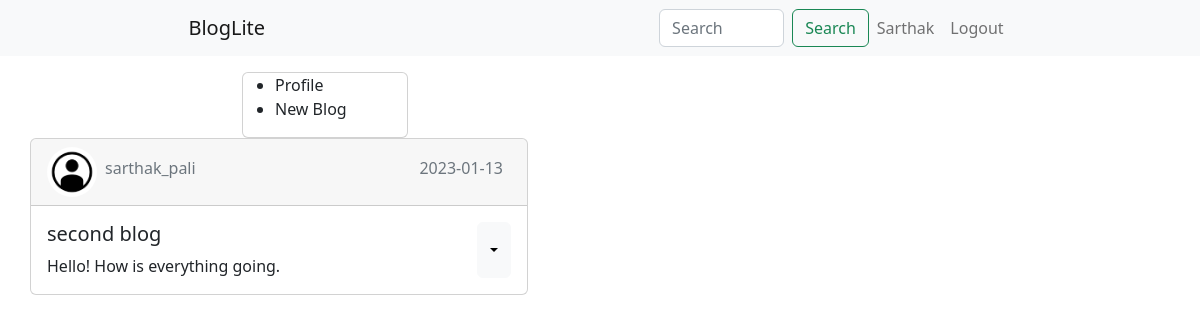
The page /blog/2 (signed in) on the database as committed earlier.
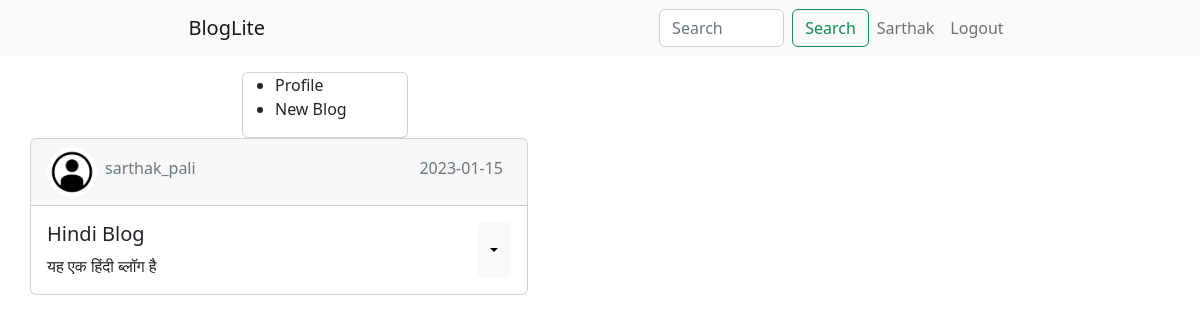
The same page on the database as committed later.
### application/models.py (models this page shows, shortened)
class Blog(db.Model):
    __tablename = 'blog'
    blog_id = db.Column(db.Integer, primary_key = True, autoincrement = True, unique = True, index = True)
    blog_title = db.Column(db.String)
    blog_body = db.Column(db.String)
    created_at = db.Column(db.DateTime, default = datetime.utcnow)
    user_id = db.Column(db.Integer, db.ForeignKey('user.user_id'), nullable = False)

### application/controller/blogController.py (the view)
@app.route('/blog/<int:blog_id>')
def blog(blog_id):
    blog = Blog.query.get_or_404(blog_id)
    return render_template('blog.html', title = blog.blog_title, blog = blog)

### application/validation.py
class searchForm(FlaskForm):
    search = StringField('search', validators=[DataRequired()])
    submit = SubmitField('Search')

### application/controller/userController.py (called while the page is built)
@app.context_processor
def layout():
    form = searchForm()
    return dict(form = form)

### application/models.py (called while the page is built)
@login_manager.user_loader
def load_user(user_id):
    return User.query.get(int(user_id))

### templates/blog.html (shortened to what this page needs)
{% extends "layout.html" %}
{% block content %}
    <div class="card signUP mb-3">
        <div class="card-header d-flex flex-row">
        <img class="rounded-circle account-img" src="{{ url_for('static', filename = 'images/' + blog.user.profile_pic) }}" style="width: 50px;height:50px;border-radius: 100%;">
        <h6 class="card-subtitle my-1 text-muted p-2">{{ blog.user.user_name}}</h6>
        <h6 class="card-subtitle my-1 text-muted p-2 ms-auto">{{ blog.created_at.strftime('%Y-%m-%d') }}</h6>
        </div>
        <div class="card-body d-flex flex-row">
        <div>
            <h5 class="card-title">{{ blog.blog_title }}</h5>
            <p class="card-text">{{ blog.blog_body }}</p>
        </div>
            {% if current_user.user_id == blog.user_id %}
                <div class="btn-group ms-auto">
                    <button type="button" class="btn dropdown-toggle btn-light" data-bs-toggle="dropdown"></button>
                </div>
            {% endif %}
        </div>
    </div>
{% endblock content %}

Rows that differ between the two databases and show on the page:
changed Blog: created_at "2023-01-13" → "2023-01-15"; blog_title "second blog" → "Hindi Blog"; blog_body "Hello! How is everything going." → "यह एक हिंदी ब्लॉग है"
